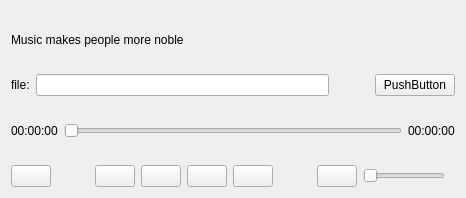
<?xml version="1.0" encoding="UTF-8"?>
<ui version="4.0">
 <class>AudioPlayWidget</class>
 <widget class="QWidget" name="AudioPlayWidget">
  <property name="geometry">
   <rect>
    <x>0</x>
    <y>0</y>
    <width>466</width>
    <height>198</height>
   </rect>
  </property>
  <property name="minimumSize">
   <size>
    <width>466</width>
    <height>198</height>
   </size>
  </property>
  <property name="windowTitle">
   <string>Form</string>
  </property>
  <layout class="QVBoxLayout" name="verticalLayout">
   <item>
    <layout class="QHBoxLayout" name="horizontalLayout">
     <item>
      <widget class="QLabel" name="descLabel">
       <property name="text">
        <string>Music makes people more noble</string>
       </property>
      </widget>
     </item>
    </layout>
   </item>
   <item>
    <layout class="QHBoxLayout" name="horizontalLayout_4">
     <item>
      <widget class="QLabel" name="fileLabel">
       <property name="text">
        <string>file:</string>
       </property>
      </widget>
     </item>
     <item>
      <widget class="QLineEdit" name="lineEdit"/>
     </item>
     <item>
      <spacer name="horizontalSpacer_3">
       <property name="orientation">
        <enum>Qt::Horizontal</enum>
       </property>
       <property name="sizeType">
        <enum>QSizePolicy::Fixed</enum>
       </property>
       <property name="sizeHint" stdset="0">
        <size>
         <width>40</width>
         <height>20</height>
        </size>
       </property>
      </spacer>
     </item>
     <item>
      <widget class="QPushButton" name="fileSelectBtn">
       <property name="text">
        <string>PushButton</string>
       </property>
      </widget>
     </item>
    </layout>
   </item>
   <item>
    <layout class="QHBoxLayout" name="horizontalLayout_3">
     <item>
      <widget class="QLabel" name="currentTimeLabel">
       <property name="text">
        <string>00:00:00</string>
       </property>
      </widget>
     </item>
     <item>
      <widget class="QSlider" name="playSlider">
       <property name="acceptDrops">
        <bool>false</bool>
       </property>
       <property name="maximum">
        <number>100</number>
       </property>
       <property name="singleStep">
        <number>0</number>
       </property>
       <property name="orientation">
        <enum>Qt::Horizontal</enum>
       </property>
      </widget>
     </item>
     <item>
      <widget class="QLabel" name="totalTimeLabel">
       <property name="text">
        <string>00:00:00</string>
       </property>
      </widget>
     </item>
    </layout>
   </item>
   <item>
    <layout class="QHBoxLayout" name="horizontalLayout_2">
     <item>
      <widget class="QPushButton" name="modelBtn">
       <property name="text">
        <string/>
       </property>
       <property name="icon">
        <iconset resource="image.qrc">
         <normaloff>:/image/32_32/vinyl_symbol.png</normaloff>:/image/32_32/vinyl_symbol.png</iconset>
       </property>
       <property name="iconSize">
        <size>
         <width>32</width>
         <height>32</height>
        </size>
       </property>
      </widget>
     </item>
     <item>
      <spacer name="horizontalSpacer">
       <property name="orientation">
        <enum>Qt::Horizontal</enum>
       </property>
       <property name="sizeType">
        <enum>QSizePolicy::Expanding</enum>
       </property>
       <property name="sizeHint" stdset="0">
        <size>
         <width>40</width>
         <height>20</height>
        </size>
       </property>
      </spacer>
     </item>
     <item>
      <widget class="QPushButton" name="perBtn">
       <property name="text">
        <string/>
       </property>
       <property name="icon">
        <iconset resource="image.qrc">
         <normaloff>:/image/32_32/play_backward.png</normaloff>:/image/32_32/play_backward.png</iconset>
       </property>
       <property name="iconSize">
        <size>
         <width>32</width>
         <height>32</height>
        </size>
       </property>
      </widget>
     </item>
     <item>
      <widget class="QPushButton" name="playOrPauseBtn">
       <property name="text">
        <string/>
       </property>
       <property name="icon">
        <iconset resource="image.qrc">
         <normaloff>:/image/32_32/play_button.png</normaloff>:/image/32_32/play_button.png</iconset>
       </property>
       <property name="iconSize">
        <size>
         <width>32</width>
         <height>32</height>
        </size>
       </property>
      </widget>
     </item>
     <item>
      <widget class="QPushButton" name="nextBtn">
       <property name="text">
        <string/>
       </property>
       <property name="icon">
        <iconset resource="image.qrc">
         <normaloff>:/image/32_32/play_forward.png</normaloff>:/image/32_32/play_forward.png</iconset>
       </property>
       <property name="iconSize">
        <size>
         <width>32</width>
         <height>32</height>
        </size>
       </property>
      </widget>
     </item>
     <item>
      <widget class="QPushButton" name="stopBtn">
       <property name="text">
        <string/>
       </property>
       <property name="icon">
        <iconset resource="image.qrc">
         <normaloff>:/image/32_32/stop.png</normaloff>:/image/32_32/stop.png</iconset>
       </property>
       <property name="iconSize">
        <size>
         <width>32</width>
         <height>32</height>
        </size>
       </property>
      </widget>
     </item>
     <item>
      <spacer name="horizontalSpacer_2">
       <property name="orientation">
        <enum>Qt::Horizontal</enum>
       </property>
       <property name="sizeType">
        <enum>QSizePolicy::Expanding</enum>
       </property>
       <property name="sizeHint" stdset="0">
        <size>
         <width>40</width>
         <height>20</height>
        </size>
       </property>
      </spacer>
     </item>
     <item>
      <widget class="QPushButton" name="soundBtn">
       <property name="text">
        <string/>
       </property>
       <property name="icon">
        <iconset resource="image.qrc">
         <normaloff>:/image/32_32/audio_sound_on.png</normaloff>:/image/32_32/audio_sound_on.png</iconset>
       </property>
       <property name="iconSize">
        <size>
         <width>32</width>
         <height>32</height>
        </size>
       </property>
       <property name="checkable">
        <bool>true</bool>
       </property>
      </widget>
     </item>
     <item>
      <widget class="QSlider" name="volumeSlider">
       <property name="maximum">
        <number>100</number>
       </property>
       <property name="orientation">
        <enum>Qt::Horizontal</enum>
       </property>
      </widget>
     </item>
     <item>
      <spacer name="spacer">
       <property name="orientation">
        <enum>Qt::Horizontal</enum>
       </property>
       <property name="sizeType">
        <enum>QSizePolicy::Fixed</enum>
       </property>
       <property name="sizeHint" stdset="0">
        <size>
         <width>10</width>
         <height>20</height>
        </size>
       </property>
      </spacer>
     </item>
    </layout>
   </item>
  </layout>
 </widget>
 <resources>
  <include location="image.qrc"/>
 </resources>
 <connections/>
</ui>
